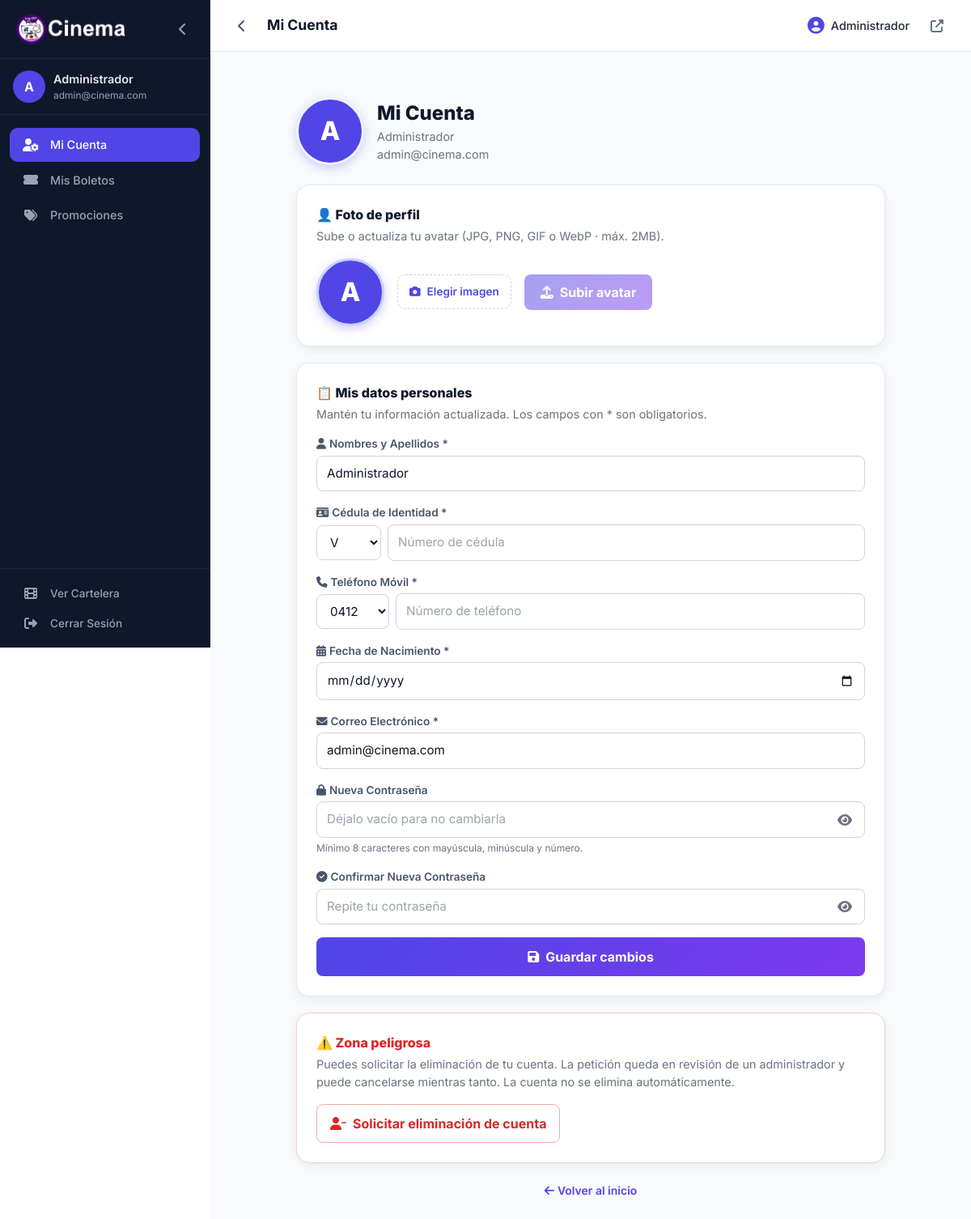
Page /user/account.php (signed in) on the committed database.
### tables this page shows
CREATE TABLE `users` (
  `id` int(11) NOT NULL,
  `name` varchar(100) NOT NULL,
  `email` varchar(100) NOT NULL,
  `cedula_type` enum('V','E','P') DEFAULT NULL,
  `cedula_number` varchar(20) DEFAULT NULL,
  `phone_prefix` varchar(10) DEFAULT NULL,
  `phone_number` varchar(20) DEFAULT NULL,
  `birth_date` date DEFAULT NULL,
  `avatar` varchar(255) DEFAULT NULL,
  `delete_requested_at` datetime DEFAULT NULL,
  `password` varchar(255) NOT NULL,
  `role` enum('user','admin') DEFAULT 'user',
  `is_blocked` tinyint(1) DEFAULT 0,
  `created_at` timestamp NULL DEFAULT current_timestamp(),
  `last_login` datetime DEFAULT NULL
);

### app/Helpers/site.php (called while the page is built, shortened)
<?php
function getSiteConfig($pdo)
{
    static $config = null;
    if ($config !== null) {
        return $config;
    }
    $defaults = [
        'site_name' => 'Cinema Pro',
        'site_logo' => '',
        'footer_logo' => '',
        'site_favicon' => '',
        'timezone' => 'America/Caracas',
        'footer_copyright' => '© ' . date('Y') . ' Cinema. Todos los derechos reservados.',
        'company_rif' => '',
        'currency_symbol' => '$',
        'currency_position' => 'left',
        'thousands_separator' => '.',
        'decimal_separator' => ',',
        'decimal_places' => '2',
        'address' => '',
        'phone' => '',
        'email' => '',
        'instagram' => '',
        'facebook' => '',
        'twitter' => '',
        'telegram' => '',
        'whatsapp' => ''
    ];
    try {
        $stmt = $pdo->query("SELECT key_name, value FROM site_config");
        $rows = $stmt->fetchAll();
        $config = [];
        foreach ($rows as $row) {
            $config[$row['key_name']] = $row['value'];
        }
        foreach ($defaults as $key => $default_value) {
            if (!isset($config[$key]) || $config[$key] === '') {
                $config[$key] = $default_value;
            }
        }
        return $config;
    } catch (PDOException $e) {
        error_log("Error cargando configuración del sitio: " . $e->getMessage());
        return $defaults;
    }
}

### user/user_auth.php (called while the page is built, shortened)
<?php
require_once __DIR__ . '/../config.php';
$stmt = $pdo->prepare("SELECT * FROM users WHERE id = ?");
$stmt->execute([$_SESSION['user_id']]);
$userAuth = $stmt->fetch();

### user/account.php (the view, shortened to what this page needs)
<?php
require_once 'user_auth.php';
$siteConfig = getSiteConfig($pdo);
$activePage = 'account';
$avatarPath = null;
$deleteRequested = !empty($userAuth['delete_requested_at']);
require_once 'includes/header.php';
?>
<div class="account-wrapper">
    <div class="account-heading">
        <?php if ($avatarPath): ?>
            <img src="<?= htmlspecialchars($avatarPath) ?>" alt="Foto de perfil" class="avatar-circle">
        <?php else: ?>
            <div class="avatar-circle"><?= htmlspecialchars(strtoupper(substr($userAuth['name'] ?? 'U', 0, 1))) ?></div>
        <?php endif; ?>
        <div>
            <h1 class="account-title">Mi Cuenta</h1>
            <p class="account-subtitle"><?= htmlspecialchars($userAuth['name'] ?? '') ?></p>
            <p class="account-subtitle"><?= htmlspecialchars($userAuth['email'] ?? '') ?></p>
        </div>
    </div>
    <div class="account-card">
        <p class="section-title">👤 Foto de perfil</p>
        <p class="account-subtitle mb-4">Sube o actualiza tu avatar (JPG, PNG, GIF o WebP · máx. 2MB).</p>
        <form action="user_actions.php" method="POST" enctype="multipart/form-data" id="avatarForm" class="flex items-center gap-4 flex-wrap">
            <div class="avatar-circle preview" id="avatarPreview">
                <?php if ($avatarPath): ?>
                    <img src="<?= htmlspecialchars($avatarPath) ?>" alt="Vista previa" class="avatar-circle preview" width="84" height="84" id="avatarPreviewImg">
                <?php else: ?>
                    <span id="avatarPreviewFallback"><?= htmlspecialchars(strtoupper(substr($userAuth['name'] ?? 'U', 0, 1))) ?></span>
                <?php endif; ?>
            </div>
            <label for="avatarFile" class="file-label">
                <i class="fas fa-camera"></i>
                <span id="avatarFileName"><?= $avatarPath ? 'Cambiar avatar' : 'Elegir imagen' ?></span>
            </label>
            <button type="submit" class="auth-btn" id="avatarSubmitBtn" disabled style="flex: 0 0 auto; padding: 10px 20px;">
                <i class="fas fa-upload"></i>Subir avatar
            </button>
        </form>
    </div>
    <div class="account-card">
        <p class="section-title">📋 Mis datos personales</p>
        <p class="account-subtitle mb-4">Mantén tu información actualizada. Los campos con * son obligatorios.</p>
        <form action="user_actions.php" method="POST" class="space-y-4" id="profileForm">
            <div>
                <label class="auth-label"><i class="fas fa-user mr-1"></i>Nombres y Apellidos *</label>
                <input type="text" name="name" required maxlength="100"
                       value="<?= htmlspecialchars($userAuth['name'] ?? '') ?>"
                       placeholder="Ej: Juan Pérez" class="auth-input">
            </div>
            <div>
                <label class="auth-label"><i class="fas fa-id-card mr-1"></i>Cédula de Identidad *</label>
                <div class="form-group-inline">
                    <select name="cedula_type" class="auth-input" required>
                        <?php foreach (['V', 'E', 'P', 'J'] as $ctype): ?>
                            <option value="<?= $ctype ?>" <?= ($userAuth['cedula_type'] ?? '') === $ctype ? 'selected' : '' ?>><?= $ctype ?></option>
                        <?php endforeach; ?>
                    </select>
                    <input type="text" name="cedula_number" required data-only-numbers minlength="7" maxlength="20"
                           value="<?= htmlspecialchars($userAuth['cedula_number'] ?? '') ?>"
                           placeholder="Número de cédula" inputmode="numeric" class="auth-input">
                </div>
            </div>
            <div>
                <label class="auth-label"><i class="fas fa-phone mr-1"></i>Teléfono Móvil *</label>
                <div class="phone-group-inline">
                    <select name="phone_prefix" class="auth-input" required>
                        <?php foreach (['412' => '0412', '414' => '0414', '416' => '0416', '424' => '0424', '426' => '0426', '422' => '0422'] as $pvalue => $plabel): ?>
                            <option value="<?= $pvalue ?>" <?= ($userAuth['phone_prefix'] ?? '') === $pvalue ? 'selected' : '' ?>><?= $plabel ?></option>
                        <?php endforeach; ?>
                    </select>
                    <input type="text" name="phone_number" required data-only-numbers minlength="7" maxlength="20"
                           value="<?= htmlspecialchars($userAuth['phone_number'] ?? '') ?>"
                           placeholder="Número de teléfono" inputmode="numeric" class="auth-input">
                </div>
            </div>
            <div>
                <label class="auth-label"><i class="fas fa-calendar-alt mr-1"></i>Fecha de Nacimiento *</label>
                <input type="date" name="birth_date" required max="<?= date('Y-m-d') ?>"
                       value="<?= htmlspecialchars($userAuth['birth_date'] ?? '') ?>" class="auth-input">
            </div>
            <div>
                <label class="auth-label"><i class="fas fa-envelope mr-1"></i>Correo Electrónico *</label>
                <input type="email" name="email" required maxlength="100"
                       value="<?= htmlspecialchars($userAuth['email'] ?? '') ?>"
                       placeholder="ejemplo@email.com" class="auth-input">
            </div>
            <div>
                <label class="auth-label"><i class="fas fa-lock mr-1"></i>Nueva Contraseña</label>
                <div class="password-wrapper">
                    <input type="password" name="new_password" id="newPassword" minlength="8" maxlength="255"
                           placeholder="Déjalo vacío para no cambiarla" class="auth-input" style="padding-right: 40px;">
                    <button type="button" class="password-toggle" data-password-toggle="newPassword" aria-label="Mostrar contraseña">
                        <i class="fas fa-eye"></i>
                    </button>
                </div>
                <p class="password-hint">Mínimo 8 caracteres con mayúscula, minúscula y número.</p>
            </div>
            <div>
                <label class="auth-label"><i class="fas fa-check-circle mr-1"></i>Confirmar Nueva Contraseña</label>
                <div class="password-wrapper">
                    <input type="password" name="confirm_new_password" id="confirmNewPassword" minlength="8" maxlength="255"
                           placeholder="Repite tu contraseña" class="auth-input" style="padding-right: 40px;">
                    <button type="button" class="password-toggle" data-password-toggle="confirmNewPassword" aria-label="Mostrar contraseña">
                        <i class="fas fa-eye"></i>
                    </button>
                </div>
            </div>
            <button type="submit" id="saveBtn" class="auth-btn w-full">
                <i class="fas fa-save"></i>Guardar cambios
            </button>
        </form>
    </div>
    <div class="account-card danger-box">
        <p class="section-title" style="color: #dc2626;">⚠️ Zona peligrosa</p>
        <p class="account-subtitle mb-4">
            Puedes solicitar la eliminación de tu cuenta. La petición queda en revisión de un administrador y
            puede cancelarse mientras tanto. La cuenta no se elimina automáticamente.
        </p>
        <?php if (!$deleteRequested): ?>
            <form action="user_actions.php" method="POST" id="deleteForm">
                <button type="button" class="btn-danger" data-confirm-delete>
                    <i class="fas fa-user-minus mr-2"></i>Solicitar eliminación de cuenta
                </button>
            </form>
        <?php endif; ?>
    </div>
    <p class="text-center text-sm text-gray-500 mt-6">
        <a href="../index.php" class="text-indigo-600 hover:underline font-semibold">
            <i class="fas fa-arrow-left mr-1"></i>Volver al inicio
        </a>
    </p>
</div>
<?php require_once 'includes/footer.php'; ?>

### user/includes/header.php (shortened to what this page needs)
<?php
$siteConfig = getSiteConfig($pdo);
$siteName = $siteConfig['site_name'] ?? 'Cinema Pro';
$activePage = $activePage ?? 'account';
$userPageTitles = [
    'account' => 'Mi Cuenta',
    'tickets' => 'Mis Boletos',
    'promotions' => 'Promociones',
];
$userPageTitle = $userPageTitles[$activePage] ?? ucfirst($activePage);
$userPageStylesheets = [
    'account' => 'assets/css/account.css',
    'tickets' => 'assets/css/tickets.css',
    'promotions' => 'assets/css/promotions.css',
];
$sidebarCollapsed = (($_COOKIE['admin_sidebar_collapsed'] ?? '') === 'true');
$siteRoot = dirname(__DIR__, 2);
if (empty($layoutUser)) {
    $layoutUser = $userAuth ?? [];
}
$userAvatarHref = '';
$site_logo = $siteConfig['site_logo'] ?? '';
$site_logo_fs = (!empty($site_logo) && !preg_match('#^(https?:)?//#', $site_logo) && $site_logo[0] !== '/') ? $siteRoot . '/' . $site_logo : $site_logo;
$site_logo_href = (!empty($site_logo) && !preg_match('#^(https?:)?//#', $site_logo) && $site_logo[0] !== '/') ? '../' . $site_logo : $site_logo;
?>
<!DOCTYPE html>
<html lang="es">
<head>
    <script src="https://cdn.tailwindcss.com"></script>
    <link rel="stylesheet" href="https://cdnjs.cloudflare.com/ajax/libs/font-awesome/6.5.1/css/all.min.css">
    <link rel="stylesheet" href="../admin/css/admin.css">
    <link rel="stylesheet" href="assets/css/user.css">
    <?php if (isset($userPageStylesheets[$activePage])): ?>
        <link rel="stylesheet" href="<?= $userPageStylesheets[$activePage] ?>">
    <?php endif; ?>
</head>
<body>
    <aside class="sidebar <?= $sidebarCollapsed ? 'collapsed' : '' ?>" id="adminSidebar">
        <div class="sidebar-header">
            <a href="../index.php" class="sidebar-brand" title="<?= htmlspecialchars($siteName) ?>">
                <?php if (!empty($site_logo) && is_file($site_logo_fs)): ?>
                    <img src="<?= htmlspecialchars($site_logo_href) ?>" alt="<?= htmlspecialchars($siteName) ?>" class="sidebar-logo">
                <?php else: ?>
                    <span class="sidebar-brand-text"><?= htmlspecialchars($siteName) ?></span>
                <?php endif; ?>
            </a>
            <div class="sidebar-header-actions">
                <button class="sidebar-collapse-toggle" id="sidebarCollapseToggle" aria-label="Colapsar">
                    <i class="fas fa-chevron-left"></i>
                </button>
            </div>
        </div>
        <div class="sidebar-user">
            <?php if ($userAvatarHref): ?>
                <img src="<?= htmlspecialchars($userAvatarHref) ?>" alt="Foto de perfil" class="sidebar-user-avatar">
            <?php else: ?>
                <div class="sidebar-user-avatar"><?= htmlspecialchars(strtoupper(substr($layoutUser['name'] ?? 'U', 0, 1))) ?></div>
            <?php endif; ?>
            <div class="sidebar-user-info">
                <div class="sidebar-user-name"><?= htmlspecialchars($layoutUser['name'] ?? 'Usuario') ?></div>
                <div class="sidebar-user-role"><?= htmlspecialchars($layoutUser['email'] ?? '') ?></div>
            </div>
        </div>
        <nav class="sidebar-nav">
            <ul class="sidebar-menu">
                <li>
                    <a href="account.php" class="sidebar-link <?= $activePage === 'account' ? 'active' : '' ?>" title="Mi Cuenta">
                        <i class="fas fa-user-cog"></i>
                        <span>Mi Cuenta</span>
                    </a>
                </li>
                <li>
                    <a href="tickets.php" class="sidebar-link <?= $activePage === 'tickets' ? 'active' : '' ?>" title="Mis Boletos">
                        <i class="fas fa-ticket-alt"></i>
                        <span>Mis Boletos</span>
                    </a>
                </li>
                <li>
                    <a href="promotions.php" class="sidebar-link <?= $activePage === 'promotions' ? 'active' : '' ?>" title="Promociones">
                        <i class="fas fa-tags"></i>
                        <span>Promociones</span>
                    </a>
                </li>
            </ul>
        </nav>
        <div class="sidebar-footer">
            <a href="../index.php" class="sidebar-link" target="_blank" title="Ver Cartelera">
                <i class="fas fa-film"></i>
                <span>Ver Cartelera</span>
            </a>
            <form action="../logout.php" method="POST" class="sidebar-logout-form">
                <button type="submit" class="sidebar-link" title="Cerrar Sesión">
                    <i class="fas fa-sign-out-alt"></i>
                    <span>Cerrar Sesión</span>
                </button>
            </form>
        </div>
    </aside>
    <main class="admin-main <?= $sidebarCollapsed ? 'sidebar-collapsed' : '' ?>" id="adminMain">
        <header class="admin-topbar">
            <div class="topbar-left">
                <button class="topbar-collapse-toggle" id="topbarCollapseToggle" aria-label="Colapsar">
                    <i class="fas fa-chevron-left"></i>
                </button>
                <h2 class="topbar-title"><?= htmlspecialchars($userPageTitle) ?></h2>
            </div>
            <div class="topbar-right">
                <span class="topbar-user">
                    <?php if ($userAvatarHref): ?>
                        <img src="<?= htmlspecialchars($userAvatarHref) ?>" alt="Foto de perfil" class="topbar-avatar">
                    <?php else: ?>
                        <i class="fas fa-user-circle"></i>
                    <?php endif; ?>
                    <span><?= htmlspecialchars($layoutUser['name'] ?? $_SESSION['user_name'] ?? 'Usuario') ?></span>
                </span>
                <a href="../index.php" class="topbar-btn" target="_blank" title="Ver Cartelera">
                    <i class="fas fa-external-link-alt"></i>
                </a>
            </div>
        </header>
        <div class="admin-page-content">

### rows in the picture
users: name "A", name "Administrador", email "admin@cinema.com"

### other values in the picture
$userPageTitle "Mi Cuenta"
form field cedula_type "V"
form field phone_prefix "0412"
